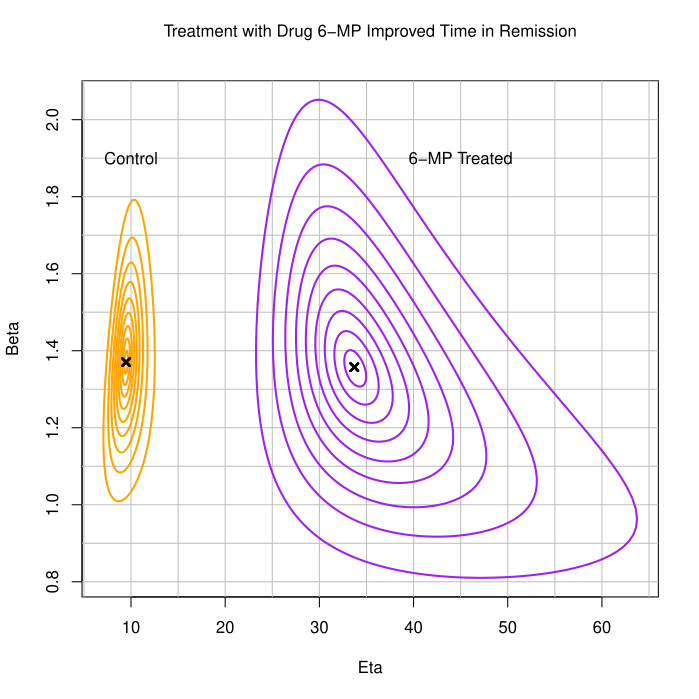

The R source for this figure:

# This data is from a trial of 42 leukaemia patients. Some were treated 
# with the drug 6-mercaptopurine and the rest are controls. The trial was 
# designed as matched pairs, both withdrawn from the trial when either 
# came out of remission.

# This data was published on CRAN in package MASS (one of the foundational
# contributed packages) supporting Venables and Ripley's 2002 book
# "Modern Applied Statistics with S". This dataset has been around for
# a long time. Sources include:
# Gehan, E.A. (1965) A generalized Wilcoxon test for comparing arbitrarily single-censored samples. Biometrika 52, 203–233
# Cox, D. R. and Oakes, D. (1984) Analysis of Survival Data. Chapman & Hall

control<-read.csv("https://raw.githubusercontent.com/openrelia/WeibullR.gallery/master/data/compare_6-MP/control.csv")
treat6mp<-read.csv("https://raw.githubusercontent.com/openrelia/WeibullR.gallery/master/data/compare_6-MP/treat6mp.csv")

# The intent of this script is to demonstrate generation of contour maps for multiple wblr objects on a single plot.

require(WeibullR)
obj1<-wblr(control, col="orange")
obj1<-wblr.fit(obj1, method.fit="mle-rba")
obj1<-wblr.conf(obj1, method.conf="lrb")

obj2<-wblr(treat6mp, col="purple")
obj2<-wblr.fit(obj2, method.fit="mle-rba")
obj2<-wblr.conf(obj2, method.conf="lrb")

contour.wblr(list(obj1,obj2))
mtext("Treatment with Drug 6-MP Improved Time in Remission\n\n")
text(10,1.9,"Control")
text(45,1.9,"6-MP Treated")
